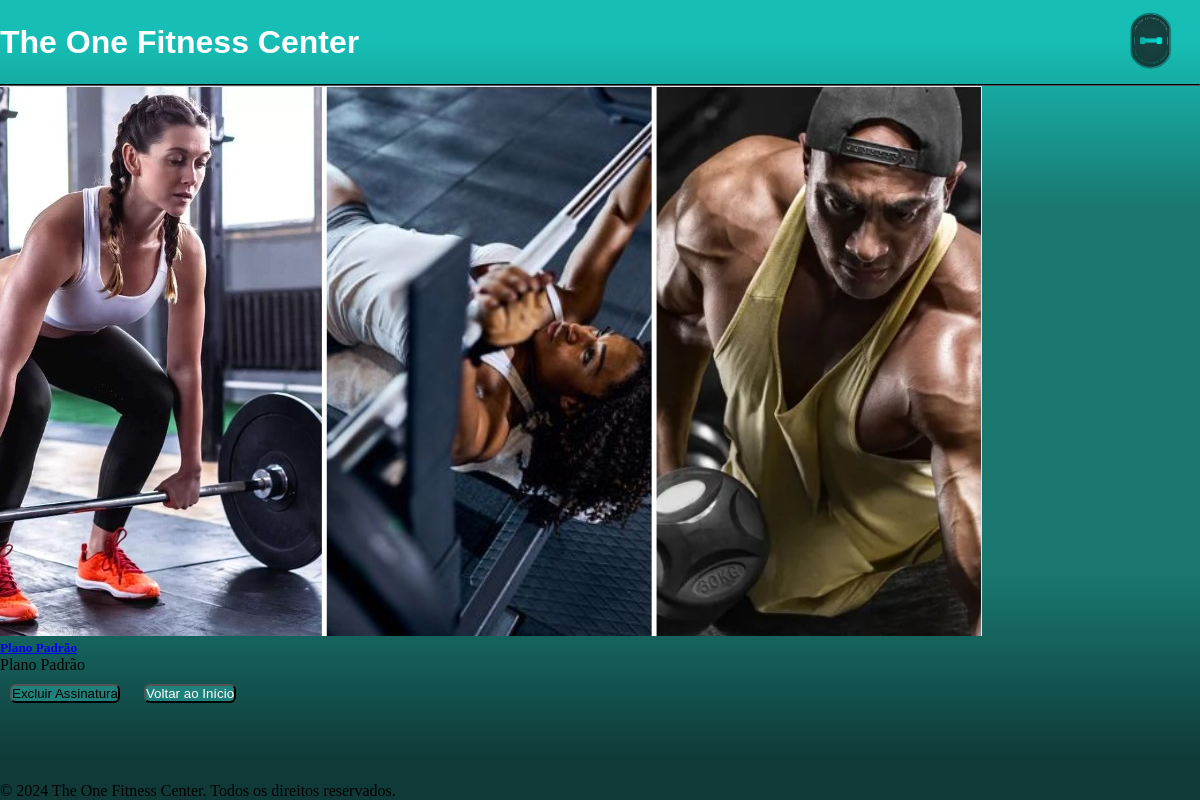
Page /info/17 on the committed database.
### TheOneFitnessCenter/models.py (models this page shows, shortened)
class Assinatura(models.Model):
    nome = models.CharField(max_length=100, null=False, blank=False)
    descricao = models.TextField(null=False, blank=False)
    foto = models.ImageField(upload_to = 'fotos/%Y/%m/%d/')
    data = models.DateTimeField(default=datetime.now(), blank=False,)

### TheOneFitnessCenter/views.py (the view)
# urls.py: path('info/<int:id>', info, name='info'),
def info(request, id):
    assinatura = Assinatura.objects.get(id = id)
    return render(request, 'info.html', {'dados':assinatura})

### Templates/info.html (shortened to what this page needs)
{% load static %}
<!DOCTYPE html>
<html lang="pt-br">
<head>
  <link rel="stylesheet" href="{% static 'style3.css' %}">
</head>
<body>
    <header>
        <h1 class="titulo">The One Fitness Center</h1>
        <a href="{% url 'index' %}#pg-inicio"><img class="logo" src="{% static 'logo-removebg-preview.png' %}" alt="Logo"></a>
    </header>
    <hr/>
    <main class="info">
      <form action="{% url 'info_delete' dados.id %}" method="POST">
        <div class="row row-cols-1 row-cols-md-3 g-4 cards">
          {% if dados %}
          <div class="col">
            <div class="card">
              <img src="{{dados.foto.url}}" class="card-img-top" alt="..." />
              <div class="card-body">
                <a href="#"><h5 class="card-title">{{dados.nome}}</h5></a>
                <p class="card-text">
                  {{dados.descricao}}
                </p>
              </div>
            </div>
          </div>
          {% endif %}
          <section>
            <button class="btn btn-primary" type="submit">Excluir Assinatura</button>
            <button class="btn btn-primary" type="submit"><a href="{% url 'index' %}"> Voltar ao Início </a></button>
          </section>
      </div>
      </form>
    </main>
    <footer>
        <p>&copy; 2024 The One Fitness Center. Todos os direitos reservados.</p>
    </footer>
</body>
</html>

### Core/static/style3.css (style rules this page uses)
* { padding: 0; margin: 0; box-sizing: border-box; }
body { background: linear-gradient(0deg,#0F3A38 5%, #197770 28%, #197770 48%, #197770 74%, #16BEB5 95%); height: 100vh; width: 100%; }
header { display: flex; justify-content: space-between; font-family: 'Poppins', sans-serif; align-items: center; color: #ffffff; width: 100%; }
hr { border-color:rgb(0, 0, 0); width:100%; }
footer { position: fixed; bottom: 0; left: 0; width: 100vw; }
.logo { height: 80px; width: 100px; }
.titulo { padding-right: 10px; }
.btn { background-color: #20817B; text-decoration: none; border-radius: 6px; border-width: 2px; margin: 10px; }
.btn a { text-decoration: none; color: white; }

### rows in the picture
Assinatura: foto (picture), nome "Plano Padrão", descricao "Plano Padrão"
